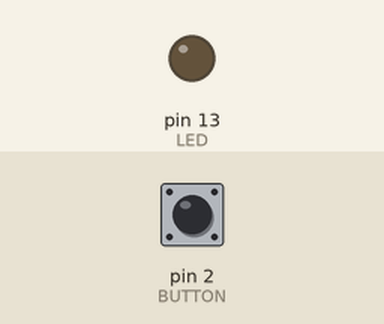
Bench run of a sketch on a simulated Arduino Uno, built with avr-gcc and run on an emulated ATmega328P. Parts: output pins drawn as LEDs (lit = HIGH). Inputs (shaded band) come from the test bench; at power-on: pin 2 (BUTTON) HIGH.

Above: at 1.2 s.
1.3 s: pin 2 (BUTTON) pulled LOW for 0.15 s
At 1.37 s:
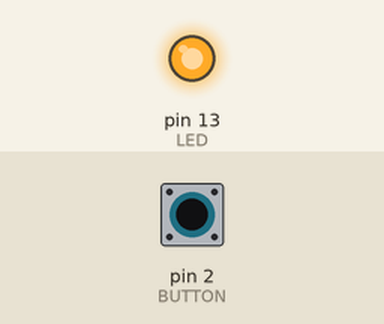
2.9 s: pin 2 (BUTTON) pulled LOW for 3.2 s
At 6.7 s:
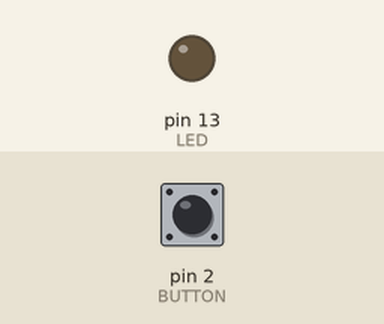
Timing chart, 0 to 8.2 s (numbered marks = the images above; inputs shaded):
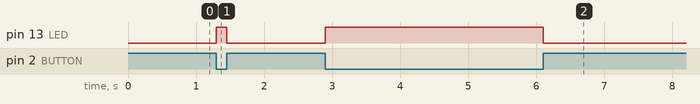

The sketch:

Interrupciones_01.ino
```cpp
const byte LED = 13;
const byte BUTTON = 2;

// Interrupt Service Routine (ISR)
void switchPressed ()
{
  if (digitalRead (BUTTON) == LOW)
    digitalWrite (LED, HIGH);
  else
    digitalWrite (LED, LOW);
}  // end of switchPressed

void setup ()
{
  pinMode (LED, OUTPUT);  // so we can update the LED
  pinMode (BUTTON, INPUT_PULLUP); // No hace falta definirlo; pero por si acaso se
  digitalWrite (BUTTON, HIGH);  // internal pull-up resistor
  attachInterrupt (digitalPinToInterrupt (BUTTON), switchPressed, CHANGE);  // attach interrupt handler
}  // end of setup

void loop ()
{
  // loop doing nothing
}
```

Measured:
- after the input at 1.3 s, pin 13 (LED): LOW → HIGH at once, → LOW 0.15 s later
- after the input at 2.9 s, pin 13 (LED): LOW → HIGH at once, → LOW 3.2 s later
